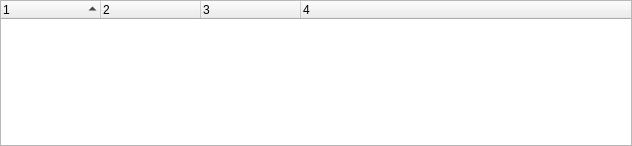
<ui version="4.0" >
 <class>SoundListWindow</class>
 <widget class="QWidget" name="SoundListWindow" >
  <property name="geometry" >
   <rect>
    <x>0</x>
    <y>0</y>
    <width>632</width>
    <height>146</height>
   </rect>
  </property>
  <property name="windowTitle" >
   <string>Loaded Sounds</string>
  </property>
  <layout class="QHBoxLayout" >
   <property name="spacing" >
    <number>2</number>
   </property>
   <property name="leftMargin" >
    <number>0</number>
   </property>
   <property name="topMargin" >
    <number>0</number>
   </property>
   <property name="rightMargin" >
    <number>0</number>
   </property>
   <property name="bottomMargin" >
    <number>0</number>
   </property>
   <item>
    <widget class="QTreeWidget" name="loadedSoundsList" >
     <property name="rootIsDecorated" >
      <bool>false</bool>
     </property>
     <property name="uniformRowHeights" >
      <bool>true</bool>
     </property>
     <property name="itemsExpandable" >
      <bool>false</bool>
     </property>
     <property name="sortingEnabled" >
      <bool>true</bool>
     </property>
     <property name="columnCount" >
      <number>4</number>
     </property>
     <column>
      <property name="text" >
       <string>1</string>
      </property>
     </column>
     <column>
      <property name="text" >
       <string>2</string>
      </property>
     </column>
     <column>
      <property name="text" >
       <string>3</string>
      </property>
     </column>
     <column>
      <property name="text" >
       <string>4</string>
      </property>
     </column>
    </widget>
   </item>
  </layout>
 </widget>
 <resources/>
 <connections/>
</ui>
